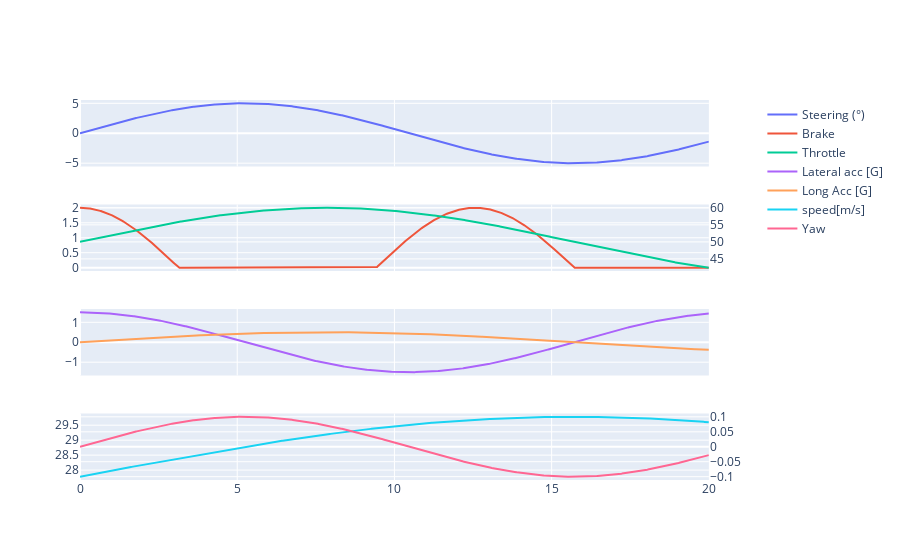

The notebook cell saved with this chart:
### Code cell
fig = make_subplots(rows=4,cols=1,
    shared_xaxes=True,
    vertical_spacing=0.1, specs=[[{"secondary_y": False}], [{"secondary_y": True}], [{"secondary_y": True}], [{"secondary_y": True}]])

#show the steering trace
fig.add_trace(go.Scatter(x=df['time'],y=df['steering_angle'], mode = 'lines', 
                            name='Steering (°)'), row =1, col=1)

#show the long input traces
fig.add_trace(go.Scatter(x=df['time'],y=df['brake_pressure'], mode = 'lines',
                            name='Brake'), row =2, col=1, secondary_y=False)
fig.add_trace(go.Scatter(x=df['time'],y=df['throttle'], mode = 'lines', 
                            name='Throttle', ), row =2, col=1, secondary_y=True)

#show the acceleration traces
fig.add_trace(go.Scatter(x=df['time'],y=df['lateral_acc'], mode = 'lines',
                         name='Lateral acc [G]'), row =3, col=1, secondary_y=False)
fig.add_trace(go.Scatter(x=df['time'],y=df['long_acc'], mode = 'lines',
                         name='Long Acc [G]'), row =3, col=1, secondary_y=False)


#show the velocity traces
fig.add_trace(go.Scatter(x=df['time'],y=df['forward_speed'], mode = 'lines',
                         name='speed[m/s]'), row =4, col=1, secondary_y=False)
fig.add_trace(go.Scatter(x=df['time'],y=df['yaw_rate'], mode = 'lines',
                         name='Yaw'), row =4, col=1, secondary_y=True)


fig.show()

del fig

### Figure 1 — Plotly figure (JSON) as saved in the notebook; plotly's stock layout.template omitted (floating-point values rounded to 4 significant figures; data arrays with more than 128 entries replaced by an {"elided": "..."} marker saying what was removed)
{"data": [{"mode": "lines", "name": "Steering (°)", "type": "scatter", "x": {"elided": "1000 float values"}, "xaxis": "x", "y": {"elided": "1000 float values"}, "yaxis": "y"}, {"mode": "lines", "name": "Brake", "type": "scatter", "x": {"elided": "1000 float values"}, "xaxis": "x2", "y": {"elided": "1000 float values"}, "yaxis": "y2"}, {"mode": "lines", "name": "Throttle", "type": "scatter", "x": {"elided": "1000 float values"}, "xaxis": "x2", "y": {"elided": "1000 float values"}, "yaxis": "y3"}, {"mode": "lines", "name": "Lateral acc [G]", "type": "scatter", "x": {"elided": "1000 float values"}, "xaxis": "x3", "y": {"elided": "1000 float values"}, "yaxis": "y4"}, {"mode": "lines", "name": "Long Acc [G]", "type": "scatter", "x": {"elided": "1000 float values"}, "xaxis": "x3", "y": {"elided": "1000 float values"}, "yaxis": "y4"}, {"mode": "lines", "name": "speed[m/s]", "type": "scatter", "x": {"elided": "1000 float values"}, "xaxis": "x4", "y": {"elided": "1000 float values"}, "yaxis": "y6"}, {"mode": "lines", "name": "Yaw", "type": "scatter", "x": {"elided": "1000 float values"}, "xaxis": "x4", "y": {"elided": "1000 float values"}, "yaxis": "y7"}], "layout": {"xaxis": {"anchor": "y", "domain": [0, 0.94], "matches": "x4", "showticklabels": false}, "xaxis2": {"anchor": "y2", "domain": [0, 0.94], "matches": "x4", "showticklabels": false}, "xaxis3": {"anchor": "y4", "domain": [0, 0.94], "matches": "x4", "showticklabels": false}, "xaxis4": {"anchor": "y6", "domain": [0, 0.94]}, "yaxis": {"anchor": "x", "domain": [0.825, 1]}, "yaxis2": {"anchor": "x2", "domain": [0.55, 0.725]}, "yaxis3": {"anchor": "x2", "overlaying": "y2", "side": "right"}, "yaxis4": {"anchor": "x3", "domain": [0.275, 0.45]}, "yaxis5": {"anchor": "x3", "overlaying": "y4", "side": "right"}, "yaxis6": {"anchor": "x4", "domain": [0, 0.175]}, "yaxis7": {"anchor": "x4", "overlaying": "y6", "side": "right"}}}
